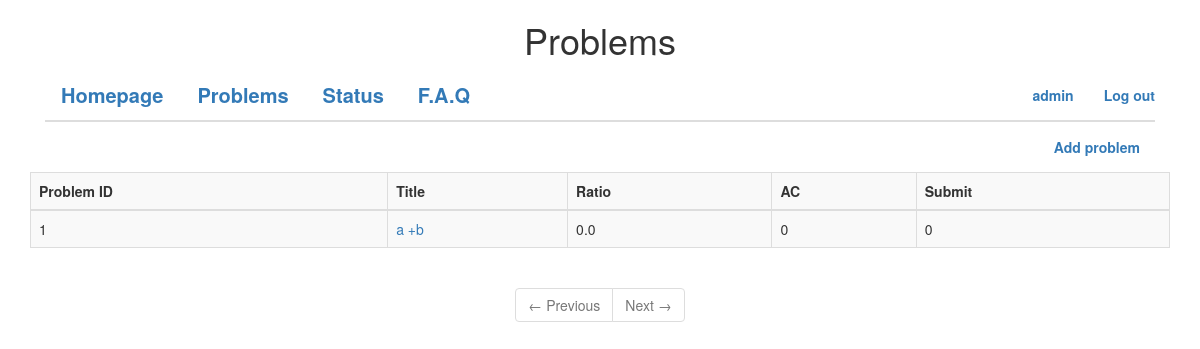
Page /problems/ (signed in) on the committed database.
### App/models.py (models this page shows, shortened)
class User(db.Model):
    id = db.Column(db.Integer)
    userid = db.Column(db.String(20), primary_key = True, unique = True)
    nickname = db.Column(db.String(20))
    password = db.Column(db.String(20), index = True)
    role = db.Column(db.Boolean)
    email = db.Column(db.String(100), unique = True)
    accnt = db.Column(db.Integer, default = 0)
    submition = db.Column(db.Integer, default = 0)
    def is_authenticated(self):
        return True

class Problem(db.Model):
    id = db.Column(db.Integer, primary_key = True, unique = True)
    title = db.Column(db.String(300))
    description = db.Column(db.String(9999))
    pbinput = db.Column(db.String(9999))
    pboutput = db.Column(db.String(9999))
    sinput = db.Column(db.String(9999))
    soutput = db.Column(db.String(9999))
    hint = db.Column(db.String(9999))
    ratio = db.Column(db.Float, default = 0.0)
    accnt = db.Column(db.Integer, default = 0)
    submitcnt = db.Column(db.Integer, default = 0)
    timelmt = db.Column(db.Integer)
    memorylmt = db.Column(db.Integer)

### App/view.py (the view)
@app.route('/problems/')
@app.route('/problems/page=<int:page>')
def Problems(page = 1):
  pbnum = Problem.query.count()
  pagenum = (pbnum - 1) / ITEMS_ON_PAGE + 1
  problemlist = Problem.query.paginate(page, ITEMS_ON_PAGE, False)
  return render_template('problems.html', problemlist = problemlist, page = page, pagenum = pagenum)

### App/view.py (called while the page is built)
@loginmng.user_loader
def load_user(userid):
    return User.query.get(userid)

@app.before_request
def before_request():
  g.user = current_user
  if g.user.is_authenticated():
    g.url = url_for('Profile', userid = g.user.userid)

### App/templates/problems.html (shortened to what this page needs)
<!DOCTYPE html>
<html>
	 <head>
	 	<link href = "../static/css/main.css" rel = "stylesheet">
	 	<link rel="stylesheet" href="../static/css/bootstrap.css">
	 	<center> <h1> Problems </h1> </center>
	 </head>
	 <body>
	 	<div class="container">
		 	<div class="collapse navbar-collapse" >
			 	{% if g.user.is_authenticated() %}
					 <ul class="nav navbar-nav navbar-right">
						<li> <a href = {{ g.url }}> {{ g.user.userid }} </a> </li>
						<li> <a href = "/logout"> Log out </a> </li>
					</ul>
				{% else %}
					<ul class = "nav navbar-nav navbar-right">
						<li> <a href = "/login"> Login </a> </li>
						<li> <a href = "/sign_up"> Sign up </a> </li>
					</ul>
				{% endif %}
				<ul class = "nav nav-tabs">
					<ul class = "nav nav-tabs">
	                <li> <a href = "/"> Homepage </a> </li>
	                <li> <a href = {{ url_for("Problems", page = 1)}}> Problems </a> </li>
	                <li> <a href = {{ url_for("Status", page = 1)}}> Status </a> </li>
	                <li> <a href = "/FAQ/"> F.A.Q </a> </li>
	            </ul>
				</ul>
				<ul class="nav navbar-nav navbar-right">
					<li>  <a href = "/addprb"> Add problem </a> </li>
				</ul>
			</div>
			<table  class="table table-striped table-bordered">
				<thread>
					<tr>
						<th>Problem ID</th>
						<th>Title</th>
						<th>Ratio</th>
						<th>AC</th>
						<th>Submit</th>
					</tr>
				</thread>
				<tbody>
					{% for problem in  problemlist.items %}
					<tr>
						<td> {{ problem.id }} </td>
						<td><a href = {{ url_for("Showprb", problemid = problem.id) }}> {{ problem.title }} </a> </td>
						<td> {{ problem.ratio }} </td>
						<td> {{ problem.accnt }} </td>
						<td> {{ problem.submitcnt }} </td>
					</tr>
					{% endfor %}
				</tbody>
			</table>
	 	</div>
	 	<center>
	 	<nav>
		  <ul class="pagination">
		    {% if problemlist.has_prev %}
	            <li><a href="{{ url_for('Problems', page = problemlist.prev_num) }}">&larr; Previous</a></li>
	        {% else %}
	            <li class = "disabled"><a>&larr; Previous</a></li>
	        {% endif %}
		    {% if problemlist.has_next %}
	            <li><a href="{{ url_for('Problems', page = problemlist.next_num) }}">Next &rarr;</a></li>
	        {% else %}
	            <li class = "disabled"><a>Next &rarr;</a></li>
	        {% endif %}
		  </ul>
		</nav>
		</center>
	 </body>
</html>

### App/static/css/main.css (style rules this page uses)
.nav { font-weight: bold; }
.nav-tabs { font-size: 20px; }

### rows in the picture
User: user.userid "admin"
Problem: id "1", title "a +b", ratio "0.0", accnt "0", submitcnt "0"
